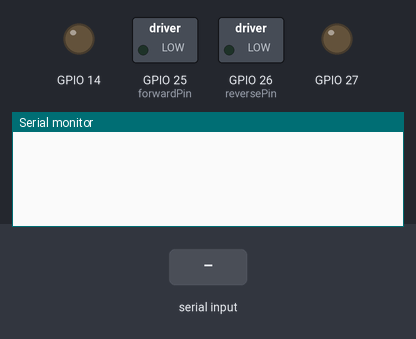
A sketch run on a simulated ESP32. Parts: switched loads named in the sketch (green lamp = pin HIGH), output pins drawn as LEDs (lit = HIGH), the last lines printed to the serial monitor. The inputs (shaded band) are chosen by the test bench.

Above: at 1.2 s.
1.3 s: "STATUS\n" received over Serial
At 2.0 s:
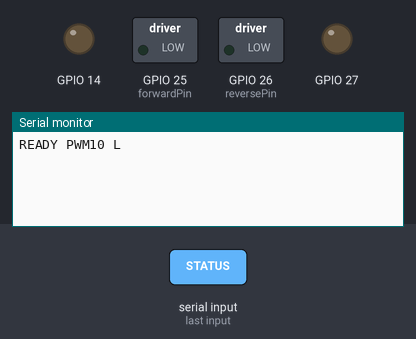
2.8 s: "STOP\n" received over Serial
At 4.0 s:
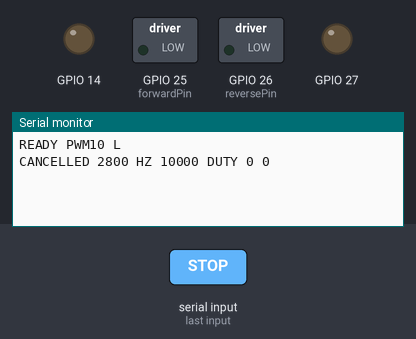
4.3 s: "ARM PWM10 L\n" received over Serial
At 5.5 s:
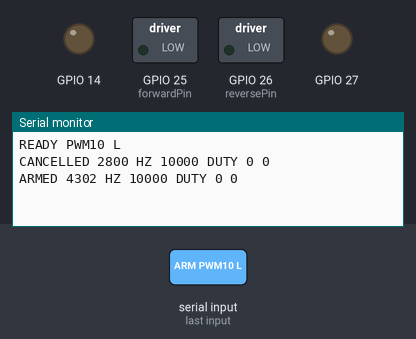

Measured:
- after the input at 1.3 s, the serial monitor: prints a new line at once (image 1)
- after the input at 2.8 s, the serial monitor: prints a new line at once (image 2)
- after the input at 4.3 s, the serial monitor: prints a new line at once (image 3)

The sketch:

motor_pwm_10khz.ino
```cpp
#include <Arduino.h>
#include <string.h>

constexpr uint8_t forwardPin = 25, reversePin = 26;
constexpr uint8_t duty = 89;
constexpr uint32_t frequencyHz = 10000, runMs = 1000, pauseMs = 250;
constexpr uint32_t armMs = 2000, linkMs = 300;
enum class Phase { Idle, Armed, Forward, Pause, Reverse };
Phase phase = Phase::Idle;
uint32_t since = 0, lastKeep = 0;
bool ready = false, used = false;
char line[24];
size_t length = 0;
bool overlong = false;

void zeroPwm() {
  ledcWrite(forwardPin, 0);
  ledcWrite(reversePin, 0);
}

void report(const char* label) {
  // LEDC applies the new duty at a PWM-period boundary.
  delayMicroseconds(300);
  Serial.printf("%s %lu HZ %lu DUTY %lu %lu\n", label,
                static_cast<unsigned long>(since),
                static_cast<unsigned long>((phase == Phase::Reverse ? ledcReadFreq(reversePin) : ledcReadFreq(forwardPin))),
                static_cast<unsigned long>(ledcRead(forwardPin)),
                static_cast<unsigned long>(ledcRead(reversePin)));
}

void transition(Phase next, const char* label, uint32_t now) {
  zeroPwm();
  phase = next;
  since = now;
  if ((next == Phase::Forward && !ledcWrite(forwardPin, duty)) ||
      (next == Phase::Reverse && !ledcWrite(reversePin, duty))) {
    zeroPwm();
    phase = Phase::Idle;
    report("ERR_OUTPUT");
    return;
  }
  report(label);
}

void service(uint32_t now) {
  if (phase == Phase::Idle) return;
  if (phase == Phase::Armed) {
    if (now - since >= armMs) transition(Phase::Idle, "ARM_EXPIRED", now);
    return;
  }
  if (now - lastKeep >= linkMs) transition(Phase::Idle, "LINK_LOST", now);
  else if (phase == Phase::Forward && now - since >= runMs) transition(Phase::Pause, "PAUSE", now);
  else if (phase == Phase::Pause && now - since >= pauseMs) transition(Phase::Reverse, "REVERSE", now);
  else if (phase == Phase::Reverse && now - since >= runMs) transition(Phase::Idle, "STOPPED", now);
}

void handle(uint32_t now) {
  line[length] = 0;
  if (!strcmp(line, "STATUS")) {
    Serial.println(ready ? "READY PWM10 L" : "ERR INIT");
  } else if (!strcmp(line, "STOP")) {
    transition(Phase::Idle, "CANCELLED", now);
  } else if (!strcmp(line, "KEEP")) {
    if (phase == Phase::Forward || phase == Phase::Pause || phase == Phase::Reverse) lastKeep = now;
  } else if (!strcmp(line, "ARM PWM10 L") && ready && !used && phase == Phase::Idle) {
    transition(Phase::Armed, "ARMED", now);
  } else if (!strcmp(line, "RUN") && ready && !used && phase == Phase::Armed &&
             now - since < armMs) {
    used = true;
    lastKeep = now;
    transition(Phase::Forward, "FORWARD", now);
  } else {
    Serial.println("ERR STATE");
  }
}

void setup() {
  for (uint8_t pin : {forwardPin, reversePin, uint8_t(27), uint8_t(14)}) {
    digitalWrite(pin, LOW);
    pinMode(pin, OUTPUT);
    digitalWrite(pin, LOW);
  }
  const bool a = ledcAttach(forwardPin, frequencyHz, 8);
  const bool b = ledcAttach(reversePin, frequencyHz, 8);
  zeroPwm();
  ready = a && b;
  Serial.begin(115200);
}

void loop() {
  service(millis());
  for (int count = 0; count < 32 && Serial.available(); ++count) {
    int byte = Serial.read();
    if (byte == '\n') {
      if (!overlong) handle(millis());
      length = 0;
      overlong = false;
    } else if (byte != '\r') {
      if (length < sizeof(line) - 1) line[length++] = static_cast<char>(byte);
      else overlong = true;
    }
  }
  delay(1);
}
```
